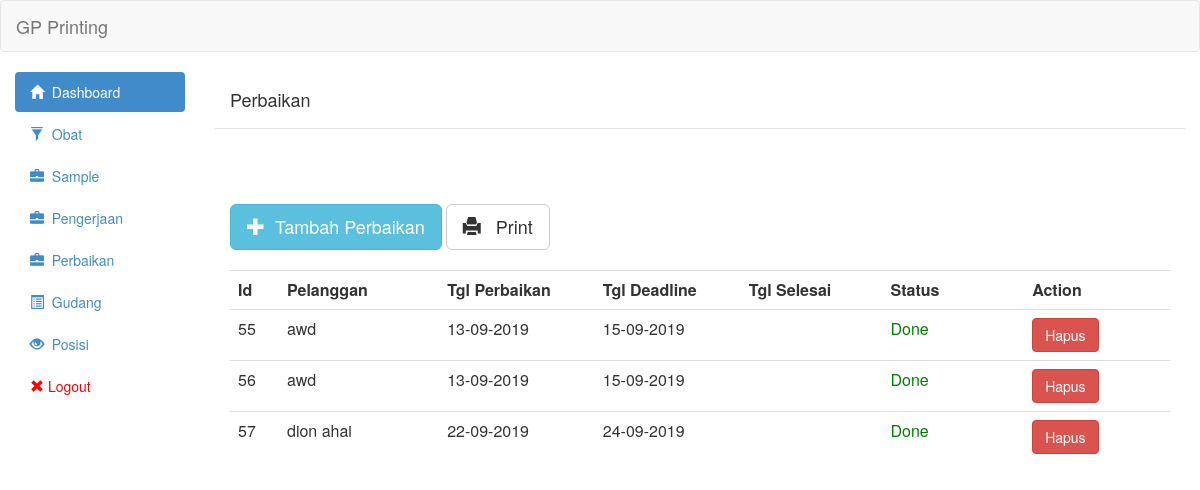
Page /view/revisi.php (signed in) on the earlier database version.
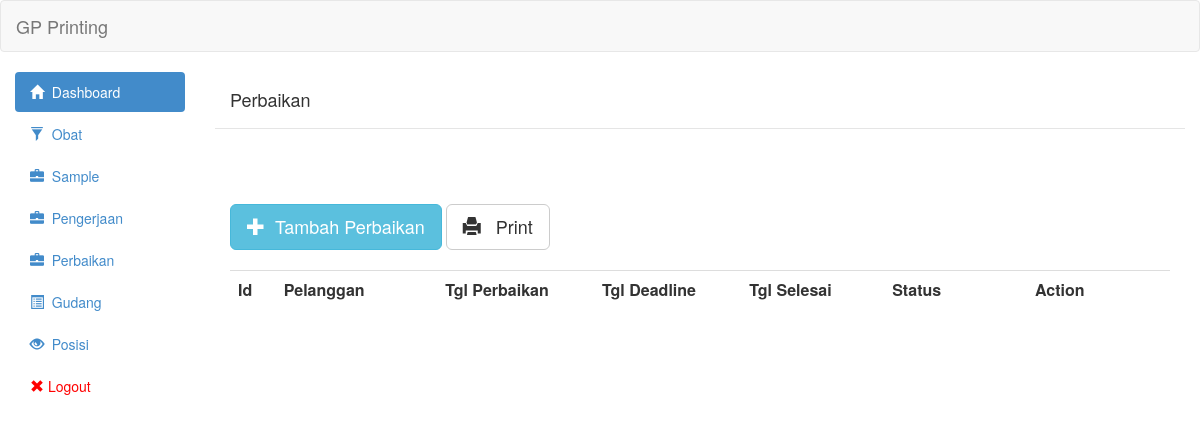
Same page on the later database version.
### tables this page shows
CREATE TABLE `revisi` (
  `id` int(11) NOT NULL,
  `id_sample` int(11) NOT NULL,
  `id_pengerjaan` int(11) NOT NULL,
  `nomor_po` varchar(255) NOT NULL,
  `tipe` int(11) NOT NULL,
  `tgl_mulai` date NOT NULL,
  `tgl_deadline` date NOT NULL,
  `tgl_selesai` date NOT NULL,
  `status` int(11) NOT NULL,
  `qty_akhir` int(11) NOT NULL,
  `qty_awal` int(11) NOT NULL,
  `keterangan` text NOT NULL
);

CREATE TABLE `sample` (
  `id` int(11) NOT NULL,
  `artikel` varchar(255) NOT NULL,
  `nomor_po` varchar(30) NOT NULL,
  `tgl` date NOT NULL,
  `tgl_selesai` date DEFAULT NULL,
  `tgl_naik_bahan` date DEFAULT NULL,
  `status` tinyint(1) NOT NULL DEFAULT 0,
  `biaya` int(11) NOT NULL
);

### controller/revisi/revisi_show.php (the view, shortened to what this page needs)
<?php
	include('../controller/config/linken.php');
	include('../controller/config/asset.php');
	$queryGetRevisi = "SELECT revisi.id,revisi.tgl_mulai,revisi.tgl_deadline,revisi.tgl_selesai,sample.artikel,revisi.status FROM revisi join sample on revisi.id_sample = sample.id  ORDER BY revisi.id ASC";
	$resultGetRevisi = mysqli_query($link,$queryGetRevisi) or die(mysqli_error($link));
	 echo "<table class='table table-hover'><tr>
                        <th class='col-md-1' style='width:2%'>Id</th>
                        <th class='col-md-1'>Pelanggan</th>
                        <th class='col-md-1'>Tgl Perbaikan</th>
                        <th class='col-md-1'>Tgl Deadline</th>
						<th class='col-md-1'>Tgl Selesai</th>
                        <th class='col-md-1'>Status</th>
                        <th class='col-md-1'>Action</th>
						</tr>";
	while($row = mysqli_fetch_assoc($resultGetRevisi)){
    if($row['tgl_mulai']=='0000-00-00' ){
        $row['tgl_mulai']=null;
    }else{
        $row['tgl_mulai']=date("d-m-Y",strtotime( $row['tgl_mulai']));
    }
    if($row['tgl_deadline']=='0000-00-00' ){
        $row['tgl_deadline']=null;
    }else{
        $row['tgl_deadline']=date("d-m-Y",strtotime( $row['tgl_deadline']));
    }
    if($row['tgl_selesai']=='0000-00-00'){
        $row['tgl_selesai']=null;
    }else{
        $row['tgl_selesai']=date("d-m-Y",strtotime( $row['tgl_selesai']));
    }
	?>
                            <tr onclick='AjaxGetDetailRevisi(<?php echo $row["id"];?>)'>
								<td><?php echo $row['id']?></td>
                                <td><?php echo $row['artikel']?></td>
                                <td><?php echo $row['tgl_mulai']?></td>
                                <td><?php echo $row['tgl_deadline']?></td>
                                <td><?php echo $row['tgl_selesai']?></td>
								<td><?php if($row['status']==0){
									echo "<span style='color:red'>Idle</span>";
									}else if($row['status']==1){
										echo "<span style='color:blue'>On-Going</span>";
									}else if($row['status']==2){
										echo "<span style='color:green'>Done</span>";
									}else if($row['status']==3){
										echo "<span style='color:red'>Not Suitable</span>";
									}
								;?></td><td>
                                <a class='btn btn-danger' href='controller/revisi/revisi_delete.php?id="<?php echo $row["id"];?>"'>Hapus</a></td>
                            </tr>
<?php
	}
	echo "</table>"
	?>

Differences in the rows shown:
removed revisi: id "55", id_sample.artikel "awd", tgl_mulai "13-09-2019", tgl_deadline "15-09-2019", status "Done"
removed revisi: id "56", id_sample.artikel "awd", tgl_mulai "13-09-2019", tgl_deadline "15-09-2019", status "Done"
removed revisi: id "57", id_sample.artikel "dion ahai", tgl_mulai "22-09-2019", tgl_deadline "24-09-2019", status "Done"
